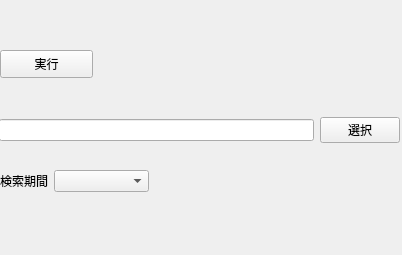
<?xml version="1.0" encoding="UTF-8"?>
<ui version="4.0">
 <class>MainWindow</class>
 <widget class="QWidget" name="MainWindow">
  <property name="geometry">
   <rect>
    <x>0</x>
    <y>0</y>
    <width>402</width>
    <height>255</height>
   </rect>
  </property>
  <property name="windowTitle">
   <string>MainWindow</string>
  </property>
  <widget class="QWidget" name="gridLayoutWidget">
   <property name="geometry">
    <rect>
     <x>-1</x>
     <y>90</y>
     <width>401</width>
     <height>80</height>
    </rect>
   </property>
   <layout class="QGridLayout" name="gridLayout">
    <item row="0" column="1">
     <widget class="QPushButton" name="browse_button">
      <property name="text">
       <string>選択</string>
      </property>
     </widget>
    </item>
    <item row="0" column="0">
     <widget class="QLineEdit" name="path_display"/>
    </item>
   </layout>
  </widget>
  <widget class="QWidget" name="formLayoutWidget">
   <property name="geometry">
    <rect>
     <x>0</x>
     <y>170</y>
     <width>149</width>
     <height>80</height>
    </rect>
   </property>
   <layout class="QFormLayout" name="formLayout">
    <item row="0" column="0">
     <widget class="QLabel" name="search_span_label">
      <property name="text">
       <string>検索期間</string>
      </property>
     </widget>
    </item>
    <item row="0" column="1">
     <widget class="QComboBox" name="search_span_box"/>
    </item>
   </layout>
  </widget>
  <widget class="QPushButton" name="run_button">
   <property name="geometry">
    <rect>
     <x>0</x>
     <y>50</y>
     <width>93</width>
     <height>28</height>
    </rect>
   </property>
   <property name="text">
    <string>実行</string>
   </property>
  </widget>
 </widget>
 <resources/>
 <connections/>
</ui>
